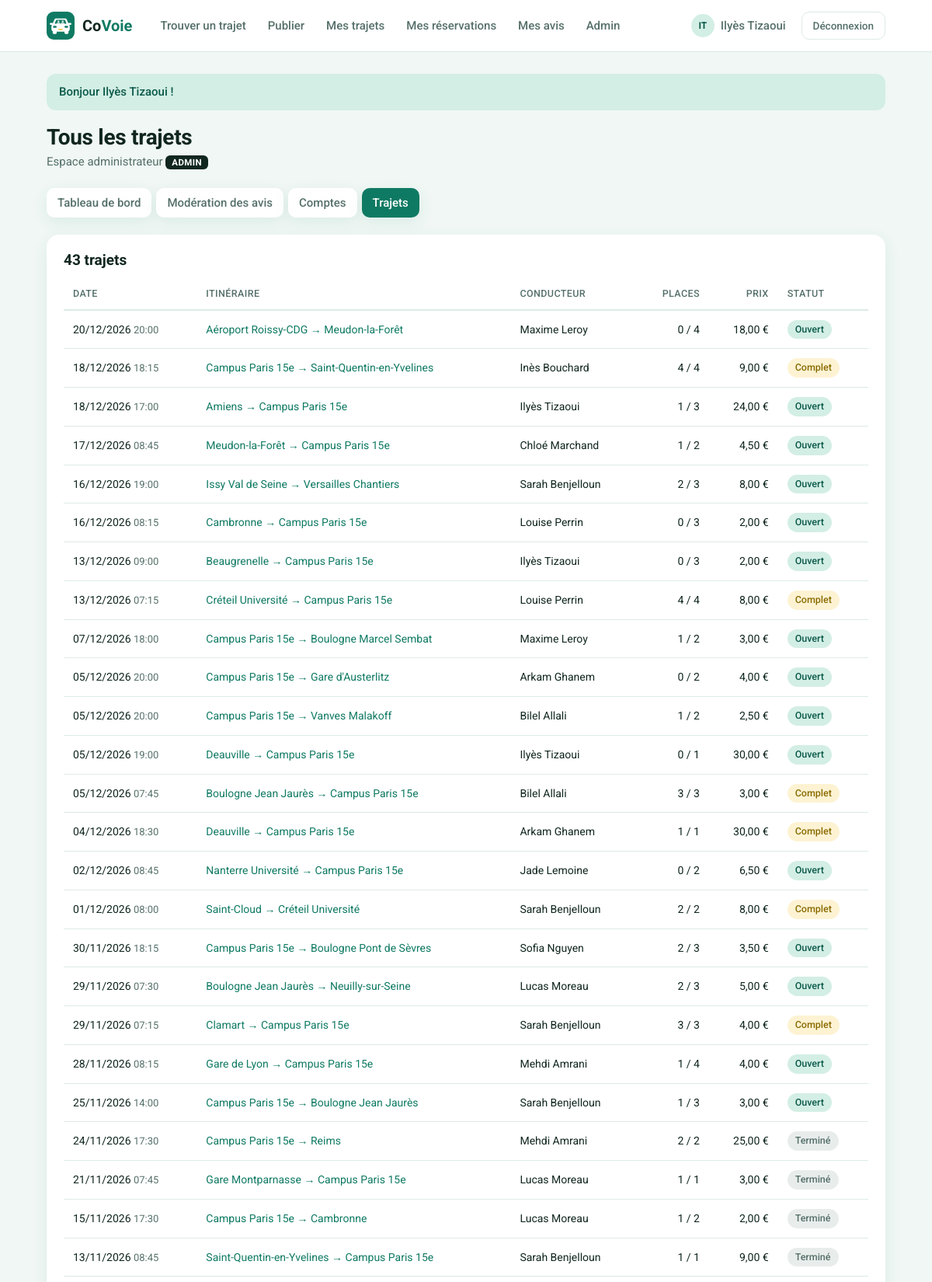
The page /index.php?page=admin-trajets (signed in, upper part) on the database its author committed.
### tables this page shows
CREATE TABLE trajets (
    id               INT(11)      NOT NULL AUTO_INCREMENT,
    origine          VARCHAR(120) NOT NULL,
    destination      VARCHAR(120) NOT NULL,
    date_heure       DATETIME     NOT NULL,
    places_totales   INT(2)       NOT NULL,
    places_restantes INT(2)       NOT NULL,
    statut           VARCHAR(10)  NOT NULL DEFAULT 'Ouvert',
    prix             DECIMAL(6,2) NOT NULL DEFAULT 0.00,
    id_conducteur    INT(11)      NOT NULL,

    PRIMARY KEY (id),
    KEY recherche (statut, date_heure),

    CONSTRAINT fk_trajet_conducteur
        FOREIGN KEY (id_conducteur) REFERENCES utilisateurs (id)
        ON DELETE CASCADE
);

CREATE TABLE utilisateurs (
    id               INT(11)      NOT NULL AUTO_INCREMENT,
    nom              VARCHAR(100) NOT NULL,
    email            VARCHAR(180) NOT NULL,
    mot_de_passe     VARCHAR(255) NOT NULL,
    role             VARCHAR(10)  NOT NULL DEFAULT 'membre',
    date_inscription DATETIME     NOT NULL,

    PRIMARY KEY (id),
    UNIQUE KEY email_unique (email)
);

### includes/fonctions.php (called while the page is built, shortened)
<?php
function afficherVue(string $vue, array $donnees = []): void
{
    extract($donnees);
    require 'vues/gabarit/en-tete.php';
    require 'vues/' . $vue . '.php';
    require 'vues/gabarit/pied.php';
}
function e($texte): string
{
    return htmlspecialchars((string) $texte, ENT_QUOTES, 'UTF-8');
}
function formaterDate(string $date): string
{
    return date('d/m/Y', strtotime($date));
}
function formaterHeure(string $date): string
{
    return date('H:i', strtotime($date));
}
function formaterPrix(float $prix): string
{
    return number_format($prix, 2, ',', ' ') . ' €';
}
function libelleStatut(string $statut): string
{
    $libelles = [
        'Ouvert' => 'Ouvert',
        'Complet' => 'Complet',
        'Termine' => 'Terminé',
        'En attente' => 'En attente',
        'Confirmee' => 'Confirmée',
        'Refusee' => 'Refusée'
    ];
    if (isset($libelles[$statut])) {
        return $libelles[$statut];
    }
    return $statut;
}
function classeStatut(string $statut): string
{
    return 'statut-' . strtolower(str_replace(' ', '-', $statut));
}

### controleurs/AdminController.php (called while the page is built, shortened)
<?php
class AdminController
{
    public function trajets(): void
    {
        afficherVue('admin/trajets', [
            'titre' => 'Tous les trajets',
            'onglet' => 'admin-trajets',
            'trajets' => Trajet::listerTous()
        ]);
    }
}

### index.php (called while the page is built, shortened)
<?php
require_once 'includes/connexion.php';
require_once 'includes/fonctions.php';
require_once 'includes/routes.php';
require_once 'controleurs/AdminController.php';
$page = 'accueil';
if (isset($_GET['page']) && is_string($_GET['page'])) {
    $page = $_GET['page'];
}
$nomMethode = $routes[$page][1];
$controleur = new $nomControleur();
$controleur->$nomMethode();

### includes/connexion.php (called while the page is built)
<?php
function connexionBdd(): PDO
{
    static $pdo = null;
    if ($pdo === null) {
        $dsn = 'mysql:host=' . BDD_HOTE . ';port=' . BDD_PORT . ';dbname=' . BDD_NOM . ';charset=utf8mb4';
        try {
            $pdo = new PDO($dsn, BDD_UTILISATEUR, BDD_MOT_DE_PASSE, [
                PDO::ATTR_ERRMODE => PDO::ERRMODE_EXCEPTION,
                PDO::ATTR_DEFAULT_FETCH_MODE => PDO::FETCH_ASSOC,
                PDO::ATTR_EMULATE_PREPARES => false
            ]);
        } catch (PDOException $erreur) {
            afficherErreur(500, 'Base de données inaccessible : lancez WAMP et importez sql/covoiturage.sql.');
        }
    }
    return $pdo;
}
function requete(string $sql, array $parametres = []): PDOStatement
{
    $resultat = connexionBdd()->prepare($sql);
    $resultat->execute($parametres);
    return $resultat;
}

### modeles/Trajet.php (called while the page is built, shortened)
<?php
class Trajet
{
    public static function listerTous(): array
    {
        return requete(self::SELECT_LISTE . ' ORDER BY t.date_heure DESC')->fetchAll();
    }
}

### vues/admin/trajets.php (the view)
<?php
require 'vues/admin/onglets.php';
?>
<div class="carte">
    <h2><?= count($trajets) ?> trajets</h2>
    <div class="tableau-defilant">
        <table>
            <tr>
                <th>Date</th>
                <th>Itinéraire</th>
                <th>Conducteur</th>
                <th class="nombre">Places</th>
                <th class="nombre">Prix</th>
                <th>Statut</th>
            </tr>
            <?php foreach ($trajets as $t) { ?>
                <tr>
                    <td><?= formaterDate($t['date_heure']) ?> <span class="discret"><?= formaterHeure($t['date_heure']) ?></span></td>
                    <td><a href="index.php?page=trajet&amp;id=<?= $t['id'] ?>"><?= e($t['origine']) ?> → <?= e($t['destination']) ?></a></td>
                    <td><?= e($t['nom_conducteur']) ?></td>
                    <td class="nombre"><?= $t['places_totales'] - $t['places_restantes'] ?> / <?= $t['places_totales'] ?></td>
                    <td class="nombre"><?= formaterPrix((float) $t['prix']) ?></td>
                    <td><span class="statut <?= classeStatut($t['statut']) ?>"><?= libelleStatut($t['statut']) ?></span></td>
                </tr>
            <?php } ?>
        </table>
    </div>
</div>

### css/style.css (style rules this page uses)
:root { --fond: #f0f7f4; --surface: #ffffff; --encre: #10261f; --gris: #56706a; --bord: #dcebe5; --primaire: #0f7a63; --primaire-fonce: #0b5a49; --clair: #d3eee5; --champ: #f9fcfb; --jaune: #f2c94c; --jaune-clair: #fdf3d3; --rouge: #c0392b; --rouge-clair: #fbe5e2; --etoile: #e8a917; --ombre: 0 6px 20px rgba(15, 122, 99, .09); --rayon: 16px; }
* { box-sizing: border-box; }
body { margin: 0; font-family: "Roboto", Arial, sans-serif; font-size: 15px; line-height: 1.5; color: var(--encre); background: var(--fond); min-height: 100vh; display: flex; flex-direction: column; }
a { color: var(--primaire); text-decoration: none; }
h1, h2, h3 { margin: 0 0 12px; line-height: 1.2; }
h2 { font-size: 19px; }
.discret { color: var(--gris); font-size: 13px; }
.carte { background: var(--surface); border-radius: var(--rayon); box-shadow: var(--ombre); padding: 22px; margin-bottom: 20px; }
.carte > h2 { display: flex; align-items: center; justify-content: space-between; gap: 10px; }
.statut { display: inline-block; padding: 3px 10px; border-radius: 999px; font-size: 12.5px; font-weight: 500; white-space: nowrap; }
.statut-ouvert, .statut-confirmee { background: var(--clair); color: var(--primaire-fonce); }
.statut-complet, .statut-en-attente { background: var(--jaune-clair); color: #8a6a00; }
.statut-termine { background: #e8edeb; color: var(--gris); }
.tableau-defilant { overflow-x: auto; }
table { width: 100%; border-collapse: collapse; font-size: 14px; }
th { text-align: left; color: var(--gris); font-weight: 500; font-size: 12.5px; text-transform: uppercase; letter-spacing: .4px; padding: 10px 12px; border-bottom: 2px solid var(--bord); white-space: nowrap; }
td { padding: 12px; border-bottom: 1px solid var(--bord); vertical-align: middle; }
td.nombre, th.nombre { text-align: right; }

### rows shown on the page
trajets: date_heure "20/12/2026", date_heure "20:00", origine "Aéroport Roissy-CDG", destination "Meudon-la-Forêt", id_conducteur.nom "Maxime Leroy", $t['places_totales'] - $t['places_restantes'] "0", places_totales "4", prix "18,00 €", statut "Ouvert"
trajets: date_heure "18/12/2026", date_heure "18:15", origine "Campus Paris 15e", destination "Saint-Quentin-en-Yvelines", id_conducteur.nom "Inès Bouchard", $t['places_totales']-$t['places_restantes'] "4", places_totales "4", prix "9,00 €", statut "Complet"
trajets: date_heure "18/12/2026", date_heure "17:00", origine "Amiens", destination "Campus Paris 15e", id_conducteur.nom "Ilyès Tizaoui", $t['places_totales'] - $t['places_restantes'] "1", places_totales "3", prix "24,00 €", statut "Ouvert"
trajets: date_heure "17/12/2026", date_heure "08:45", origine "Meudon-la-Forêt", destination "Campus Paris 15e", id_conducteur.nom "Chloé Marchand", $t['places_totales']-$t['places_restantes'] "1", places_totales "2", prix "4,50 €", statut "Ouvert"
trajets: date_heure "16/12/2026", date_heure "19:00", origine "Issy Val de Seine", destination "Versailles Chantiers", id_conducteur.nom "Sarah Benjelloun", $t['places_totales'] - $t['places_restantes'] "2", places_totales "3", prix "8,00 €", statut "Ouvert"
trajets: date_heure "16/12/2026", date_heure "08:15", origine "Cambronne", destination "Campus Paris 15e", id_conducteur.nom "Louise Perrin", $t['places_totales'] - $t['places_restantes'] "0", places_totales "3", prix "2,00 €", statut "Ouvert"
trajets: date_heure "13/12/2026", date_heure "09:00", origine "Beaugrenelle", destination "Campus Paris 15e", id_conducteur.nom "Ilyès Tizaoui", $t['places_totales'] - $t['places_restantes'] "0", places_totales "3", prix "2,00 €", statut "Ouvert"
trajets: date_heure "13/12/2026", date_heure "07:15", origine "Créteil Université", destination "Campus Paris 15e", id_conducteur.nom "Louise Perrin", $t['places_totales']-$t['places_restantes'] "4", places_totales "4", prix "8,00 €", statut "Complet"
trajets: date_heure "07/12/2026", date_heure "18:00", origine "Campus Paris 15e", destination "Boulogne Marcel Sembat", id_conducteur.nom "Maxime Leroy", $t['places_totales']-$t['places_restantes'] "1", places_totales "2", prix "3,00 €", statut "Ouvert"
trajets: date_heure "05/12/2026", date_heure "20:00", origine "Campus Paris 15e", destination "Gare d'Austerlitz", id_conducteur.nom "Arkam Ghanem", $t['places_totales'] - $t['places_restantes'] "0", places_totales "2", prix "4,00 €", statut "Ouvert"
trajets: date_heure "05/12/2026", date_heure "20:00", origine "Campus Paris 15e", destination "Vanves Malakoff", id_conducteur.nom "Bilel Allali", $t['places_totales']-$t['places_restantes'] "1", places_totales "2", prix "2,50 €", statut "Ouvert"
trajets: date_heure "05/12/2026", date_heure "19:00", origine "Deauville", destination "Campus Paris 15e", id_conducteur.nom "Ilyès Tizaoui", $t['places_totales'] - $t['places_restantes'] "0", places_totales "1", prix "30,00 €", statut "Ouvert"
trajets: date_heure "05/12/2026", date_heure "07:45", origine "Boulogne Jean Jaurès", destination "Campus Paris 15e", id_conducteur.nom "Bilel Allali", $t['places_totales']-$t['places_restantes'] "3", places_totales "3", prix "3,00 €", statut "Complet"
trajets: date_heure "04/12/2026", date_heure "18:30", origine "Deauville", destination "Campus Paris 15e", id_conducteur.nom "Arkam Ghanem", $t['places_totales']-$t['places_restantes'] "1", places_totales "1", prix "30,00 €", statut "Complet"
trajets: date_heure "02/12/2026", date_heure "08:45", origine "Nanterre Université", destination "Campus Paris 15e", id_conducteur.nom "Jade Lemoine", $t['places_totales'] - $t['places_restantes'] "0", places_totales "2", prix "6,50 €", statut "Ouvert"
trajets: date_heure "01/12/2026", date_heure "08:00", origine "Saint-Cloud", destination "Créteil Université", id_conducteur.nom "Sarah Benjelloun", $t['places_totales']-$t['places_restantes'] "2", places_totales "2", prix "8,00 €", statut "Complet"
trajets: date_heure "30/11/2026", date_heure "18:15", origine "Campus Paris 15e", destination "Boulogne Pont de Sèvres", id_conducteur.nom "Sofia Nguyen", $t['places_totales'] - $t['places_restantes'] "2", places_totales "3", prix "3,50 €", statut "Ouvert"
trajets: date_heure "29/11/2026", date_heure "07:30", origine "Boulogne Jean Jaurès", destination "Neuilly-sur-Seine", id_conducteur.nom "Lucas Moreau", $t['places_totales'] - $t['places_restantes'] "2", places_totales "3", prix "5,00 €", statut "Ouvert"
trajets: date_heure "29/11/2026", date_heure "07:15", origine "Clamart", destination "Campus Paris 15e", id_conducteur.nom "Sarah Benjelloun", $t['places_totales']-$t['places_restantes'] "3", places_totales "3", prix "4,00 €", statut "Complet"
trajets: date_heure "28/11/2026", date_heure "08:15", origine "Gare de Lyon", destination "Campus Paris 15e", id_conducteur.nom "Mehdi Amrani", $t['places_totales'] - $t['places_restantes'] "1", places_totales "4", prix "4,00 €", statut "Ouvert"
trajets: date_heure "25/11/2026", date_heure "14:00", origine "Campus Paris 15e", destination "Boulogne Jean Jaurès", id_conducteur.nom "Sarah Benjelloun", $t['places_totales'] - $t['places_restantes'] "1", places_totales "3", prix "3,00 €", statut "Ouvert"
trajets: date_heure "24/11/2026", date_heure "17:30", origine "Campus Paris 15e", destination "Reims", id_conducteur.nom "Mehdi Amrani", $t['places_totales']-$t['places_restantes'] "2", places_totales "2", prix "25,00 €", statut "Terminé"
trajets: date_heure "21/11/2026", date_heure "07:45", origine "Gare Montparnasse", destination "Campus Paris 15e", id_conducteur.nom "Lucas Moreau", $t['places_totales']-$t['places_restantes'] "1", places_totales "1", prix "3,00 €", statut "Terminé"
trajets: date_heure "15/11/2026", date_heure "17:30", origine "Campus Paris 15e", destination "Cambronne", id_conducteur.nom "Lucas Moreau", $t['places_totales']-$t['places_restantes'] "1", places_totales "2", prix "2,00 €", statut "Terminé"
trajets: date_heure "13/11/2026", date_heure "08:45", origine "Saint-Quentin-en-Yvelines", destination "Campus Paris 15e", id_conducteur.nom "Sarah Benjelloun", $t['places_totales']-$t['places_restantes'] "1", places_totales "1", prix "9,00 €", statut "Terminé"

### other values the page prints
initiales(nomConnecte()) "IT"
nomConnecte() "Ilyès Tizaoui"
$message['texte'] "Bonjour Ilyès Tizaoui !"
$titre "Tous les trajets"
$texte "Tableau de bord"
$texte "Modération des avis"
$texte "Comptes"
$texte "Trajets"
count($trajets) "43"
